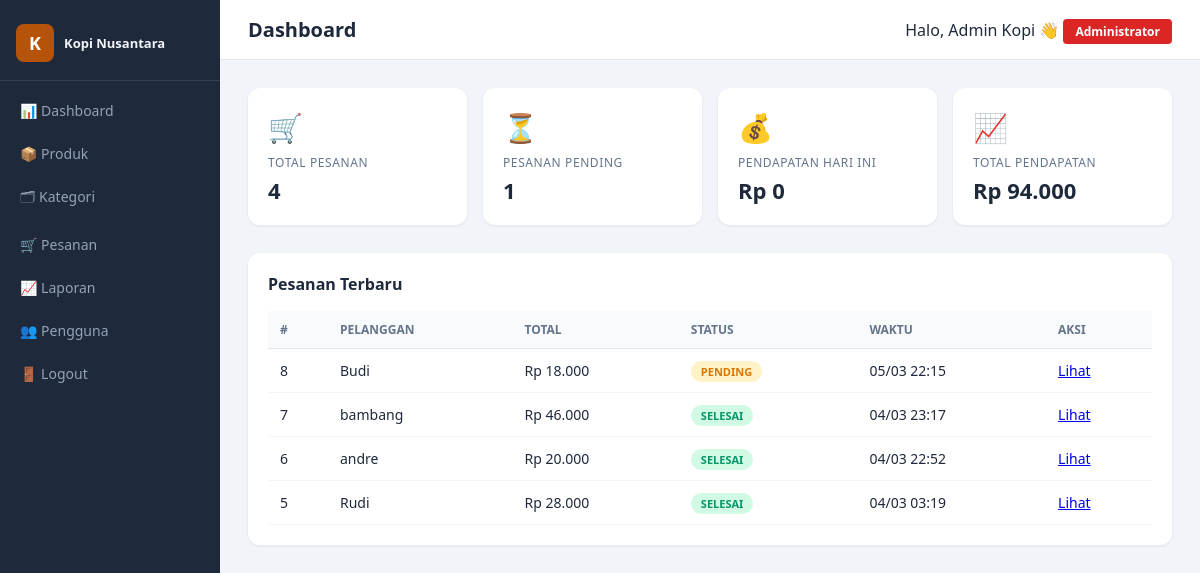
The page /dashboard (signed in) on the database its author committed.
### tables this page shows
CREATE TABLE `orders` (
  `id` int NOT NULL AUTO_INCREMENT,
  `store_id` int NOT NULL,
  `customer_name` varchar(100) NOT NULL,
  `customer_phone` varchar(20) DEFAULT NULL,
  `total` decimal(10,2) NOT NULL DEFAULT '0.00',
  `status` enum('pending','proses','selesai','batal') DEFAULT 'pending',
  `note` text,
  `created_at` datetime DEFAULT CURRENT_TIMESTAMP,
  `payment_method` varchar(50) DEFAULT NULL,
  `payment_date` datetime DEFAULT NULL,
  `payment_status` enum('unpaid','paid','failed') DEFAULT 'unpaid',
  PRIMARY KEY (`id`),
  KEY `store_id` (`store_id`),
  CONSTRAINT `orders_ibfk_1` FOREIGN KEY (`store_id`) REFERENCES `stores` (`id`)
);

### core/Controller.php (called while the page is built, shortened)
<?php
abstract class Controller
{
    protected function model(string $model): object
    {
        $file = ROOT_PATH . "/app/Models/{$model}.php";
        return new $model();
    }
    protected function view(string $view, array $data = []): void
    {
        extract($data);
        $file = ROOT_PATH . "/app/Views/{$view}.php";
        require $file;
    }
    protected function requirePermission(string $permission): void
    {
        require_once ROOT_PATH . '/app/Helpers/AuthHelper.php';
    }
}

### app/Controllers/DashboardController.php (called while the page is built, shortened)
<?php
class DashboardController extends Controller
{
    public function index(): void
    {
        $storeId      = $_SESSION['store_id'];
        $orderModel   = $this->model('OrderModel');
        $stats        = $orderModel->stats($storeId);
        $recentOrders = array_slice($orderModel->allWithItems($storeId), 0, 5);
        $this->view('layouts/main', [
            'pageTitle'    => 'Dashboard',
            'content'      => 'dashboard/index',
            'stats'        => $stats,
            'recentOrders' => $recentOrders,
            'csrf_field'  => $this->csrfField(),
        ]);
    }
}

### public/index.php (called while the page is built, shortened)
<?php
require_once dirname(__DIR__) . '/config/database.php';
$router = new Router();
$router->dispatch();

### core/Model.php (called while the page is built, shortened)
<?php
abstract class Model
{
    protected PDO $db;
    protected string $table;
    public function __construct()
    {
        $this->db = Database::getInstance();
    }
    public function count(string $whereCol = null, mixed $value = null): int
    {
        try {
            if ($whereCol && $value !== null) {
                $stmt = $this->db->prepare("SELECT COUNT(*) FROM {$this->table} WHERE {$whereCol} = ?");
                $stmt->execute([$value]);
            } else {
                $stmt = $this->db->prepare("SELECT COUNT(*) FROM {$this->table}");
                $stmt->execute();
            }
            return (int) $stmt->fetchColumn();
        } catch (PDOException $e) { $this->handleError($e, "count:{$this->table}"); }
    }
    public function query(string $sql, array $params = []): array
    {
        try {
            $stmt = $this->db->prepare($sql);
            $stmt->execute($params);
            return $stmt->fetchAll();
        } catch (PDOException $e) { $this->handleError($e, "query"); }
    }
}

### core/Database.php (called while the page is built)
<?php
class Database
{
    private static ?PDO $instance = null;
    public static function getInstance(): PDO
    {
        if (self::$instance === null) {
            $dsn = "mysql:host=" . DB_HOST . ";dbname=" . DB_NAME . ";charset=" . DB_CHARSET;
            $options = [
                PDO::ATTR_ERRMODE            => PDO::ERRMODE_EXCEPTION,
                PDO::ATTR_DEFAULT_FETCH_MODE => PDO::FETCH_ASSOC,
                PDO::ATTR_EMULATE_PREPARES   => false,
            ];
            try {
                self::$instance = new PDO($dsn, DB_USER, DB_PASS, $options);
            } catch (PDOException $e) {
                die(json_encode(['error' => 'Database connection failed: ' . $e->getMessage()]));
            }
        }
        return self::$instance;
    }
}

### app/Models/OrderModel.php (called while the page is built, shortened)
<?php
class OrderModel extends Model
{
    public function allWithItems(int $storeId): array
    {
        return $this->query(
            "SELECT o.*, COUNT(oi.id) AS total_items
             FROM orders o
             LEFT JOIN order_items oi ON oi.order_id = o.id
             WHERE o.store_id = ?
             GROUP BY o.id
             ORDER BY o.created_at DESC",
            [$storeId]
        );
    }
    public function stats(int $storeId): array
    {
        $db = Database::getInstance();
        $totalOrders = $this->count('store_id', $storeId);
        $stmt = $db->prepare("SELECT COALESCE(SUM(total), 0) FROM orders WHERE store_id = ? AND status = 'selesai'");
        $stmt->execute([$storeId]);
        $totalRevenue = $stmt->fetchColumn();
        $stmt = $db->prepare("SELECT COUNT(*) FROM orders WHERE store_id = ? AND status = 'pending'");
        $stmt->execute([$storeId]);
        $pendingOrders = $stmt->fetchColumn();
        $stmt = $db->prepare("SELECT COALESCE(SUM(total), 0) FROM orders WHERE store_id = ? AND status = 'selesai' AND DATE(created_at) = CURDATE()");
        $stmt->execute([$storeId]);
        $todayRevenue = $stmt->fetchColumn();
        return [
            'total_orders'   => $totalOrders,
            'total_revenue'  => $totalRevenue,
            'pending_orders' => $pendingOrders,
            'today_revenue'  => $todayRevenue,
        ];
    }
}

### app/Views/dashboard/index.php (the view)
<div class="stats-grid">
    <div class="stat-card">
        <div class="stat-icon">🛒</div>
        <div class="stat-label">Total Pesanan</div>
        <div class="stat-value"><?= number_format($stats['total_orders']) ?></div>
    </div>
    <div class="stat-card">
        <div class="stat-icon">⏳</div>
        <div class="stat-label">Pesanan Pending</div>
        <div class="stat-value"><?= number_format($stats['pending_orders']) ?></div>
    </div>
    <div class="stat-card">
        <div class="stat-icon">💰</div>
        <div class="stat-label">Pendapatan Hari Ini</div>
        <div class="stat-value">Rp <?= number_format($stats['today_revenue'], 0, ',', '.') ?></div>
    </div>
    <div class="stat-card">
        <div class="stat-icon">📈</div>
        <div class="stat-label">Total Pendapatan</div>
        <div class="stat-value">Rp <?= number_format($stats['total_revenue'], 0, ',', '.') ?></div>
    </div>
</div>
<div class="section">
    <h2>Pesanan Terbaru</h2>
    <table class="table">
        <thead><tr><th>#</th><th>Pelanggan</th><th>Total</th><th>Status</th><th>Waktu</th><th>Aksi</th></tr></thead>
        <tbody>
        <?php foreach ($recentOrders as $order): ?>
        <tr>
            <td><?= $order['id'] ?></td>
            <td><?= htmlspecialchars($order['customer_name']) ?></td>
            <td>Rp <?= number_format($order['total'], 0, ',', '.') ?></td>
            <td><span class="badge badge-<?= $order['status'] ?>"><?= $order['status'] ?></span></td>
            <td><?= date('d/m H:i', strtotime($order['created_at'])) ?></td>
            <td><a href="<?= BASE_URL ?>/orders/<?= $order['id'] ?>">Lihat</a></td>
        </tr>
        <?php endforeach; ?>
        </tbody>
    </table>
</div>

### core/Router.php (shortened to what this page needs)
<?php
class Router
{
    private array $routes = [];
    public function get(string $path, string $controller, string $method): void
    {
        $this->routes['GET'][$path] = ['controller' => $controller, 'method' => $method];
    }
    public function post(string $path, string $controller, string $method): void
    {
        $this->routes['POST'][$path] = ['controller' => $controller, 'method' => $method];
    }
    public function dispatch(): void
    {
        $httpMethod = $_SERVER['REQUEST_METHOD'];
        $uri = parse_url($_SERVER['REQUEST_URI'], PHP_URL_PATH);
        $uri = preg_replace('#^/public#', '', $uri);
        $uri = '/' . trim($uri, '/');
        $routes = $this->routes[$httpMethod] ?? [];
        uksort($routes, function ($a, $b) {
            $aScore = substr_count($a, '{');
            $bScore = substr_count($b, '{');
            if ($aScore !== $bScore) return $aScore - $bScore;
            return strlen($b) - strlen($a);
        });
        foreach ($routes as $route => $action) {
            $pattern = preg_quote($route, '#');
            $pattern = preg_replace('/\\\{[^}]+\\\}/', '([^/]+)', $pattern);
            $pattern = "#^{$pattern}$#";
            if (preg_match($pattern, $uri, $matches)) {
                array_shift($matches);
                try {
                    $ctrl = new $action['controller']();
                    call_user_func_array([$ctrl, $action['method']], $matches);
                } catch (AppException $e) {
                    $this->handleAppError($e);
                } catch (PDOException $e) {
                    $this->handleAppError(
                        new AppException("Terjadi kesalahan pada database. Silakan coba lagi.", 500, $e)
                    );
                } catch (\Throwable $e) {
                    $this->handleUnexpectedError($e);
                }
                return;
            }
        }
    }
}

### public/css/admin.css (style rules this page uses)
* { margin: 0; padding: 0; box-sizing: border-box; }
body { font-family: 'Segoe UI', sans-serif; background: #f1f5f9; color: #1e293b; display: flex; min-height: 100vh; }
.stats-grid { display: grid; grid-template-columns: repeat(auto-fit, minmax(180px, 1fr)); gap: 16px; margin-bottom: 28px; }
.stat-card { background: #fff; border-radius: 12px; padding: 20px; box-shadow: 0 1px 3px rgba(0,0,0,.08); }
.stat-icon { font-size: 28px; margin-bottom: 8px; }
.stat-label { font-size: 12px; color: #64748b; text-transform: uppercase; letter-spacing: .05em; }
.stat-value { font-size: 22px; font-weight: 700; margin-top: 4px; }
.section { background: #fff; border-radius: 12px; padding: 20px; box-shadow: 0 1px 3px rgba(0,0,0,.08); margin-bottom: 20px; }
.section h2 { font-size: 16px; margin-bottom: 16px; }
.table { width: 100%; border-collapse: collapse; font-size: 14px; }
.table th { background: #f8fafc; padding: 10px 12px; text-align: left; font-size: 12px; text-transform: uppercase; color: #64748b; border-bottom: 1px solid #e2e8f0; }
.table td { padding: 12px; border-bottom: 1px solid #f1f5f9; vertical-align: middle; }
.badge { padding: 3px 10px; border-radius: 100px; font-size: 11px; font-weight: 600; text-transform: uppercase; }
.badge-pending { background: #fef3c7; color: #d97706; }
.badge-selesai { background: #d1fae5; color: #059669; }

### rows shown on the page
orders: id "8", customer_name "Budi", total "18.000", status "PENDING", created_at "05/03 22:15"
orders: id "7", customer_name "bambang", total "46.000", status "SELESAI", created_at "04/03 23:17"
orders: id "6", customer_name "andre", total "20.000", status "SELESAI", created_at "04/03 22:52"
orders: id "5", customer_name "Rudi", total "28.000", status "SELESAI", created_at "04/03 03:19"

### other values the page prints
$stats['total_orders'] "4"
$stats['pending_orders'] "1"
$stats['today_revenue'] "0"
$stats['total_revenue'] "94.000"
